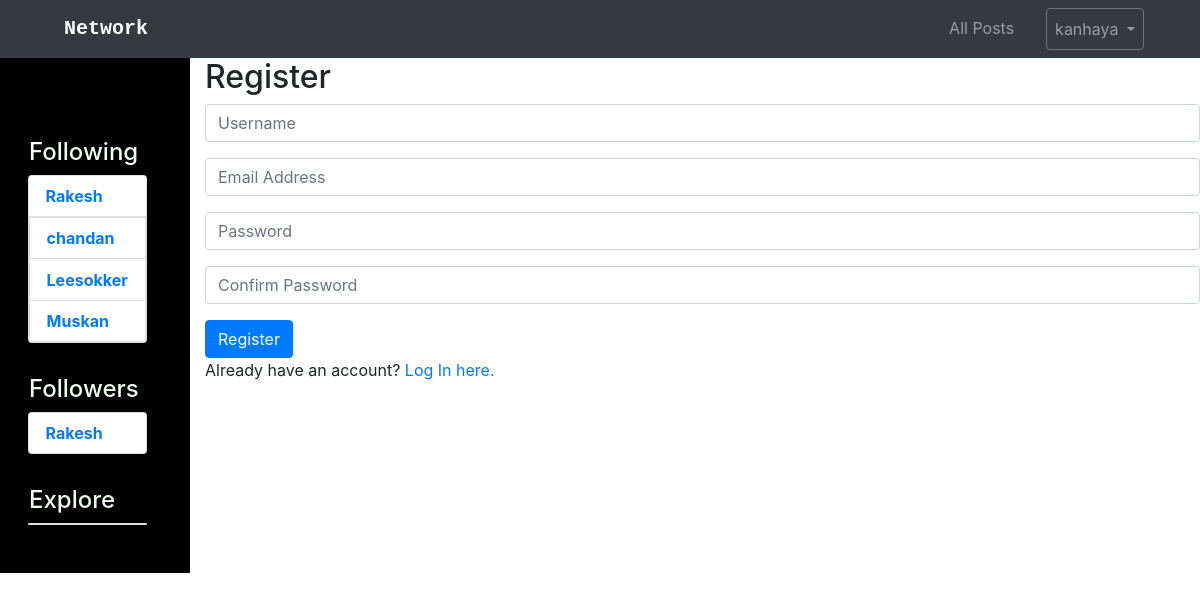
The page /register (signed in) on the database its author committed.
### network/models.py (models this page shows)
class User(AbstractUser):
    followers = models.ManyToManyField("self" , related_name="following", blank=True, symmetrical=False)

### network/views.py (the view)
# urls.py: path("register", views.register, name="register"),
def register(request):
    if request.method == "POST":
        username = request.POST["username"]
        email = request.POST["email"]
        password = request.POST["password"]
        confirmation = request.POST["confirmation"]
        if password != confirmation:
            return render(request, "network/register.html", {
                "message": "Passwords must match."
            })
        try:
            user = User.objects.create_user(username, email, password)
            user.save()
        except IntegrityError:
            return render(request, "network/register.html", {
                "message": "Username already taken."
            })
        login(request, user)
        return HttpResponseRedirect(reverse("index"))
    else:
        return render(request, "network/register.html")

### network/templates/network/register.html (shortened to what this page needs)
{% extends "network/layout.html" %}
{% block body %}
    <h2>Register</h2>
    <form action="{% url 'register' %}" method="post">
        <div class="form-group">
            <input class="form-control" autofocus type="text" name="username" placeholder="Username">
        </div>
        <div class="form-group">
            <input class="form-control" type="email" name="email" placeholder="Email Address">
        </div>
        <div class="form-group">
            <input class="form-control" type="password" name="password" placeholder="Password">
        </div>
        <div class="form-group">
            <input class="form-control" type="password" name="confirmation" placeholder="Confirm Password">
        </div>
        <input class="btn btn-primary" type="submit" value="Register">
    </form>
    Already have an account? <a href="{% url 'login' %}">Log In here.</a>
{% endblock %}

### network/templates/network/layout.html (shortened to what this page needs)
{% load static %}
<!DOCTYPE html>
<html lang="en">
    <head>
        <link rel="stylesheet" href="https://stackpath.bootstrapcdn.com/bootstrap/4.4.1/css/bootstrap.min.css">
        <link rel="stylesheet" href="https://use.fontawesome.com/releases/v5.14.0/css/all.css">
        <link href="{% static 'network/styles.css' %}" rel="stylesheet">
    </head>
    <body>
        <div class="sticky-top">
            <nav class="navbar  navbar-expand-lg navbar-dark bg-dark ">
                <a class="navbar-brand ml-lg-5 text-monospace font-weight-bolder " href="{% url 'index' %}">Network</a>
                <div class="collapse navbar-collapse" id="navbarSupportedContent">
                  <ul class="navbar-nav ml-auto px-3">
                    <li class="nav-item ">
                      <a class="nav-link" href="{% url 'index' %}">All Posts<span class="sr-only">(current)</span></a>
                    </li>
                    {% if user.is_authenticated %}
                        <li class="nav-item dropdown">
                        <a class="nav-link dropdown-toggle btn btn-outline-secondary p-2 mx-4" href="#" id="navbarDropdown" role="button" data-toggle="dropdown" aria-haspopup="true" aria-expanded="false">
                            {{ request.user.username}}
                        </a>
                    {% endif %}
                    </li>
                  </ul>
                </div>
            </nav>
        </div>
        <div class="body">
            <div class="row">
                {% if user.is_authenticated %}
                <div class="d-none d-lg-block sidebar col-lg-2 col-md-3 py-5 px-1">
                    <h4 class="sidebar-heading" >Following</h4>
                    <div class="card sidebar-body" style="width: 60%;">
                        <ul class="list-group list-group-flush">
                        {% for person in request.user.following.all %}
                          <li class="list-group-item"><a class="nav-link" href="{% url 'posts' person %}"><strong>{{ person.username }}</strong></a></li>
                        </ul>
                        {% endfor %}
                      </div>
                    <h4 class="sidebar-heading">Followers</h4>
                    <div class="card sidebar-body" style="width: 60%;">
                        <ul class="list-group list-group-flush">
                        {% for person in request.user.followers.all %}
                          <li class="list-group-item"><a class="nav-link" href="{% url 'posts' person %}"><strong>{{ person.username }}</strong></a></li>
                          {% endfor %}
                        </ul>
                      </div>
                      <h4 class="sidebar-heading">Explore</h4>
                      <div class="card sidebar-body" style="width: 60%;">
                      </div>
                </div>
                {% endif %}
                <div class=" col-lg-10 col-md-9 ">
                    {% block body %}
                    {% endblock %}
                </div>
            </div>
        </div>
    </body>
</html>

### network/static/network/styles.css (style rules this page uses)
.card { margin: 20px; }
.sidebar { background : black; color: honeydew; }
.sidebar-heading { margin-left: 2.5rem; margin-top: 2rem; }
.sidebar-body { margin: auto; }
.list-group-item { padding:0.01rem; }

### rows shown on the page
User: user.username "kanhaya"
User: username "Rakesh"
User: username "chandan"
User: username "Leesokker"
User: username "Muskan"
